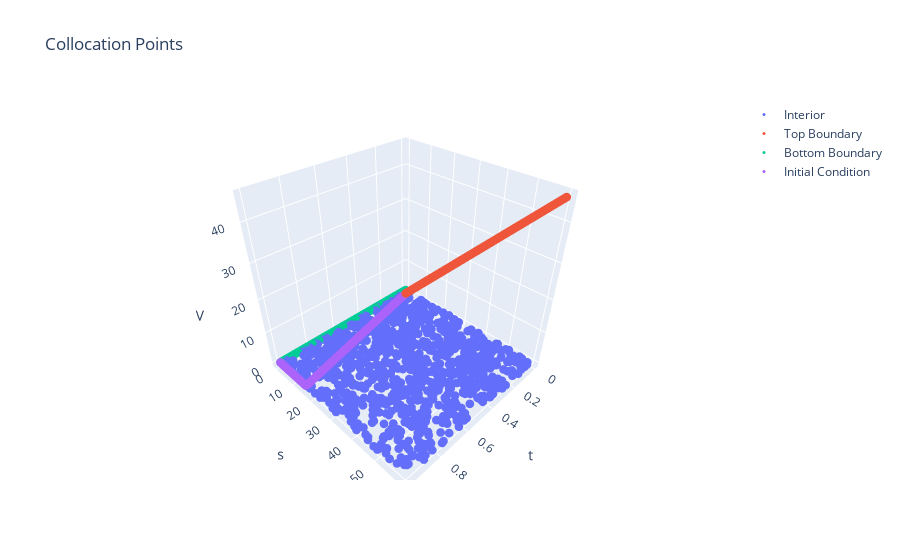

This figure's notebook cell:
### Markdown cell above
Visually, this is how our domain looks like:

### Code cell
scatter = go.Scatter3d(
    x=inner_samples[0],
    y=inner_samples[1],
    z=inner_samples[3],
    mode='markers',
    marker=dict(
        size=3,
    ),
    name='Interior'
)

scatter2 = go.Scatter3d(
    x=top_samples[0],
    y=top_samples[1],
    z=top_samples[3],
    mode='markers',
    marker=dict(
        size=3,
    ),
    name='Top Boundary'
)

scatter3 = go.Scatter3d(
    x=bottom_samples[0],
    y=bottom_samples[1],
    z=bottom_samples[3],
    mode='markers',
    marker=dict(
        size=3,
    ),
    name='Bottom Boundary'
)

scatter4 = go.Scatter3d(
    x=initial_samples[0],
    y=initial_samples[1],
    z=initial_samples[3],
    mode='markers',
    marker=dict(
        size=3,
    ),
    name='Initial Condition'
)

fig = go.Figure(data=[scatter, scatter2, scatter3, scatter4])
fig.update_layout(
    title='Collocation Points',
    scene=dict(xaxis_title='t', yaxis_title='s', zaxis_title='V'),
    autosize=True,
)
fig.show()

### Figure 1 — Plotly figure (JSON) as saved in the notebook; plotly's stock layout.template omitted (floating-point values rounded to 4 significant figures; data arrays with more than 128 entries replaced by an {"elided": "..."} marker saying what was removed)
{"data": [{"marker": {"size": 3}, "mode": "markers", "name": "Interior", "type": "scatter3d", "x": {"elided": "1000 float values"}, "y": {"elided": "1000 float values"}, "z": {"elided": "1000 float values"}}, {"marker": {"size": 3}, "mode": "markers", "name": "Top Boundary", "type": "scatter3d", "x": {"elided": "1000 float values"}, "y": {"elided": "1000 float values"}, "z": {"elided": "1000 float values"}}, {"marker": {"size": 3}, "mode": "markers", "name": "Bottom Boundary", "type": "scatter3d", "x": {"elided": "1000 float values"}, "y": {"elided": "1000 float values"}, "z": {"elided": "1000 float values"}}, {"marker": {"size": 3}, "mode": "markers", "name": "Initial Condition", "type": "scatter3d", "x": {"elided": "1000 float values"}, "y": {"elided": "1000 float values"}, "z": {"elided": "1000 float values"}}], "layout": {"autosize": true, "scene": {"xaxis": {"title": {"text": "t"}}, "yaxis": {"title": {"text": "s"}}, "zaxis": {"title": {"text": "V"}}}, "title": {"text": "Collocation Points"}}}
